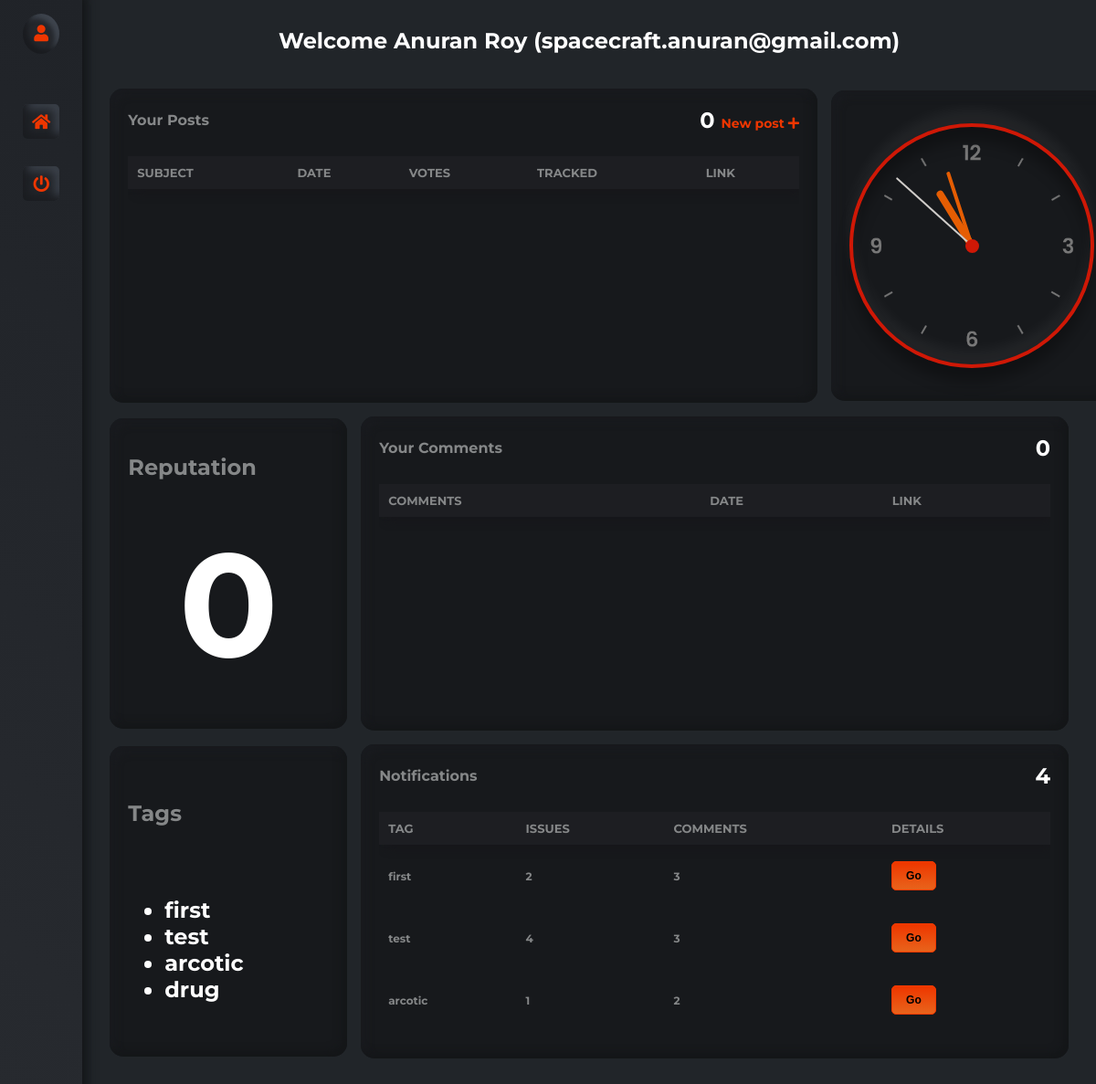
The page /forum/dashboard/ (signed in) on the database as committed earlier.
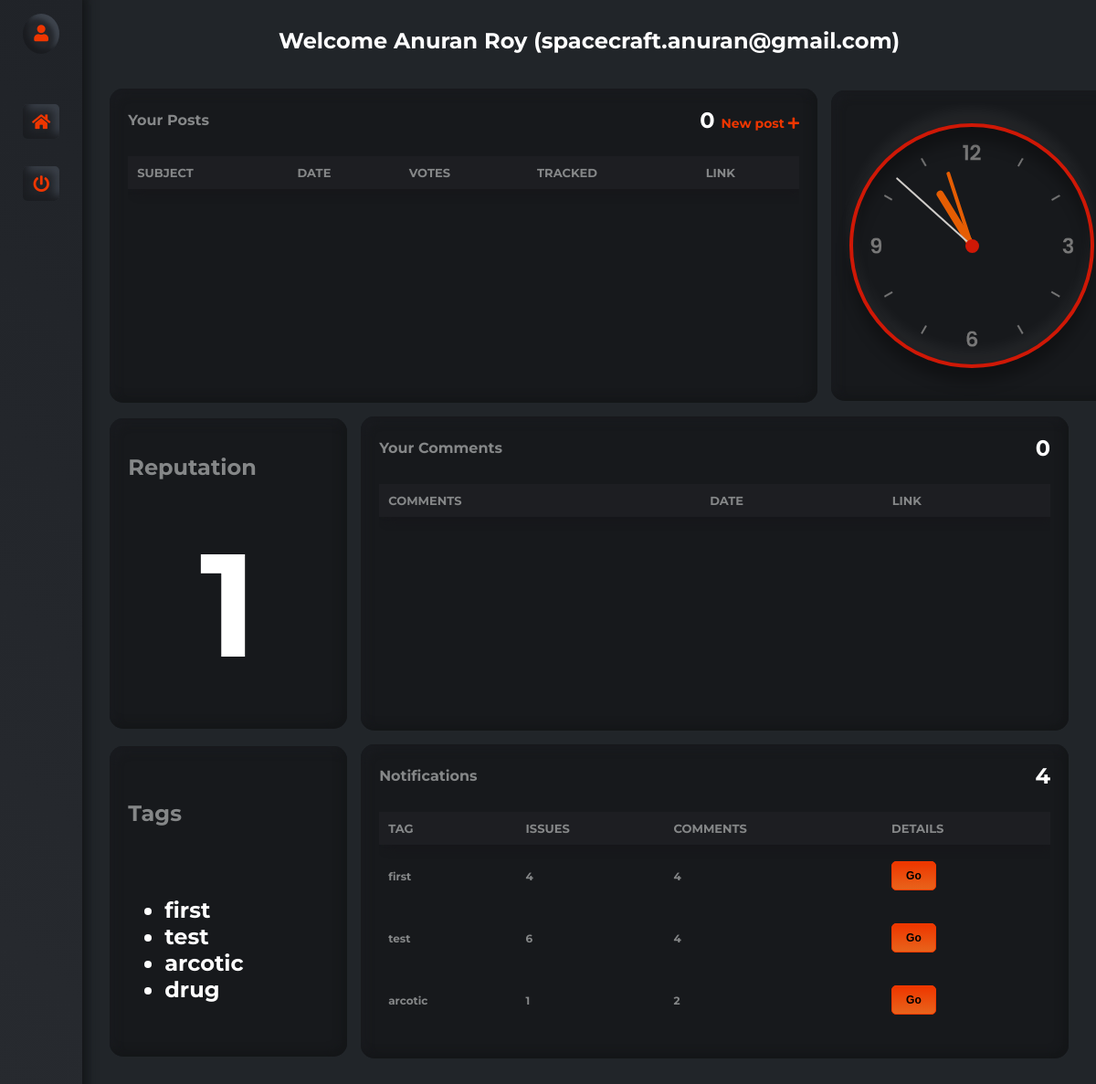
The same page on the database as committed later.
### forum/models.py (models this page shows)
class Tags(models.Model):
    sno = models.AutoField(primary_key=True)
    label = models.CharField(max_length=100, default="Untagged", unique=True)
    usernames = models.JSONField(default=list)
    issues = models.JSONField(default=list)
    comments = models.JSONField(default=list)
    def __str__(self):
        return self.label

### forum/views.py (the view)
# urls.py: path('dashboard/', views.dashboard, name="Dashboard"),
def dashboard(request):
    try:
        if request.user.is_authenticated:
            activity = list(Issue.objects.filter(user=request.user))
            data = User.objects.filter(username = request.user.username)
            profile = UserProfile.objects.filter(username = request.user.username).first()
            if request.user.is_superuser:
                return redirect("/admin/")
            isTeacher = False
            if(profile == None):
                profile = TeacherProfile.objects.filter(username = request.user.username).first()
                isTeacher = True
            params = dict(data.values()[0])
            params["activity"] = activity
            params["rollno"] = profile.__dict__["rollno"] if not request.user.is_superuser else "NA"
            params["reputation"] = profile.__dict__["reputation"] if not request.user.is_superuser else "Inf"
            params["profilepic"] = profile.__dict__["profilepic"] if not request.user.is_superuser else ''
            if isTeacher:
                params["tags"] = profile.__dict__["tags"]
            comments_activity = list(Comment.objects.filter(username=request.user.username))
            params["comments"] = comments_activity
            if isTeacher:
                a = list(Tags.objects.all())
                username = request.user.username
                ls = []
                for i in a:
                    if username in i.usernames:
                        ls.append(i)
                params["notifications"] = ls
                myprof = TeacherProfile.objects.filter(username=username).first()
                ls2 = [x.label for x in ls]
                if myprof is not None:
                    myprof.tags = ls2
                    myprof.save()
                print(f"\n\n\n{ls}\n\n\n")
            if isTeacher:
                return render(request, 'forum/staff/dashboard.html', params)
            else:
                return render(request, 'forum/student/dashboard.html', params)
        else:
            return redirect('/forum/login')
    except Exception as e:
        return errorPage(request, messages["500"])

### forum/templates/forum/staff/dashboard.html (shortened to what the changed rows need)
{% load static %}
<!DOCTYPE html>
<html lang="en">
  <head>
    <link
      rel="stylesheet"
      href="https://cdnjs.cloudflare.com/ajax/libs/font-awesome/5.15.1/css/all.min.css"
    />
    <link rel="stylesheet" href="{% static 'forum/dashboard/styles.css' %}" />
  </head>
  <body>
    <div id="wrapper">
      <div id="page-content-wrapper">
        <p class="row my-4">
        <center><h2 style="color: white;">Welcome {{ first_name }} {{ last_name }} ({{ username }})</h2></center>
        <br>
        <br>
        </p>
        <div class="row">
          <div class="card card1">
            <div class="card1_title_wrapper">
              <h1 class="car1_title">Your Posts</h1>
            </div>
            <div class="card1_table_wrapper card_scroll">
              <table class="card1_table card_scroll" id="PostsTable">
                <thead class="card1_table_head">
                  <tr>
                    <th onclick="sortTable(0,'PostsTable')">Subject</th>
                    <th onclick="sortTable(1,'PostsTable')">Date</th>
                    <th onclick="sortTable(2,'PostsTable')">Votes</th>
                    <th onclick="sortTable(3,'PostsTable')">Tracked</th>
                    <th onclick="sortTable(4,'PostsTable')">Link</th>
                  </tr>
                </thead>
              </table>
            </div>
          </div>
        </div>
        <div class="row row2">
          <div class="card card3">
            <h2>Reputation</h2>
            <center><p class="car1_text reputation_text">{{reputation}}</p></center>
          </div>
          <div class="card card4">
            <div class="card1_title_wrapper">
              <h1 class="car1_title">Your Comments</h1>
            </div>
            <div class="card1_table_wrapper card_scroll">
              <table class="card1_table card_scroll" id="CommentsTable">
                <thead class="card1_table_head">
                  <tr>
                    <th onclick="sortTable(0,'CommentsTable')">Comments</th>
                    <th onclick="sortTable(1,'CommentsTable')">Date</th>
                    <th onclick="sortTable(2,'CommentsTable')">Link</th>
                  </tr>
                </thead>
                </div>
            </div>
          </div>
        </div>
        <div class="row row2">
          <div class="card card3">
            <h2>Tags</h2>
          </div>
          <div class="card card4">
            <div class="card1_title_wrapper">
              <h1 class="car1_title">Notifications</h1>
            </div>
            <div class="card1_table_wrapper card_scroll">
              <table class="card1_table card_scroll" id="NotificationsTable">
                <thead class="card1_table_head">
                  <tr>
                    <th onclick="sortTable(0,'NotificationsTable')">Tag</th>
                    <th onclick="sortTable(1,'NotificationsTable')">Issues</th>
                    <th onclick="sortTable(2,'NotificationsTable')">Comments</th>
                    <th onclick="sortTable(3,'NotificationsTable')">Details</th>
                  </tr>
                </thead>
                <tbody class="card1_table_tbody">
                  {% for i in notifications %}
                    <tr>
                      <td>{{ i.label }}</td>
                      <td>{{ i.issues|length }}</td>
                      <td>{{ i.comments|length }}</td>
                      <td>
                      <a href="/forum/tag/{{ i }}" target="_blank"><button class="btn btn-primary">Go</button></a>
                      </td>
                    </tr>
                  {% endfor %}
                </tbody>
              </table>
            </div>
          </div>
        </div>
      </div>
  </body>
</html>

Rows that differ between the two databases and show on the page:
changed Tags "first": issues|length "2" → "4"; comments|length "3" → "4"
changed Tags "test": issues|length "4" → "6"; comments|length "3" → "4"
Other text that changed with them:
{{ reputation }}: "0" → "1"
